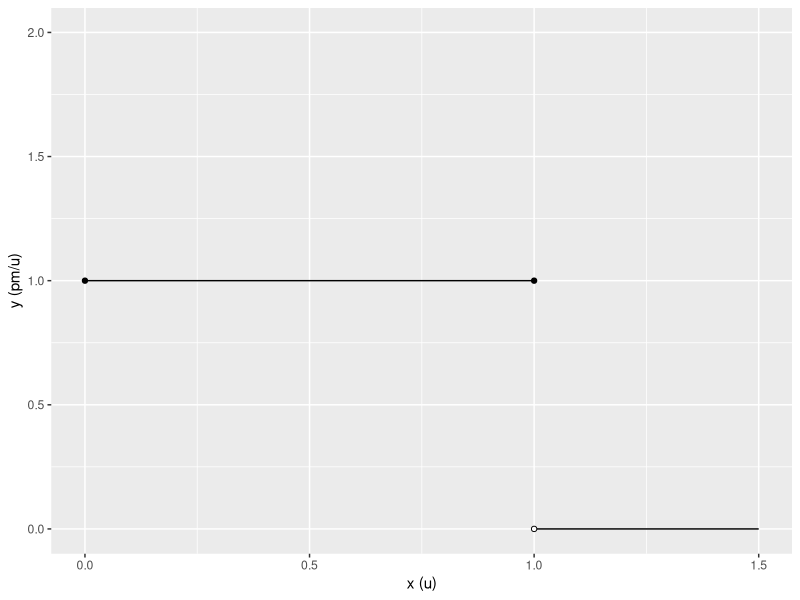
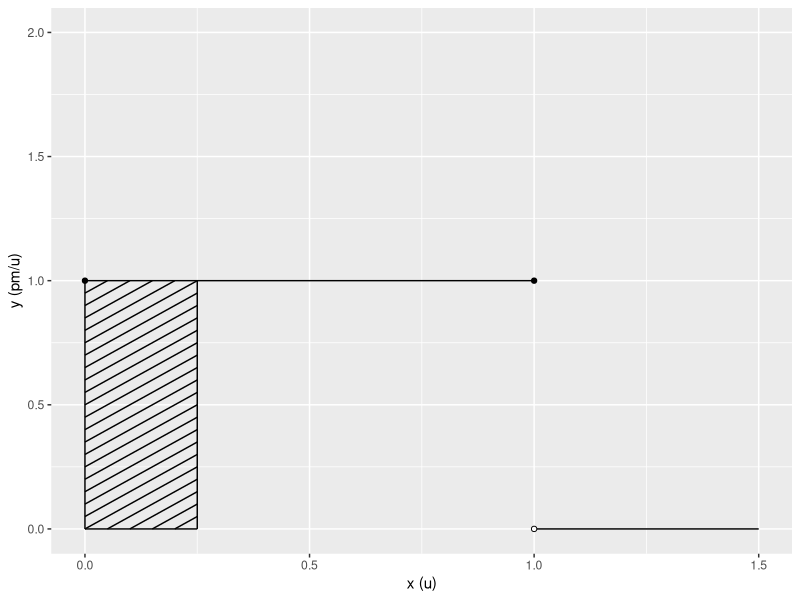
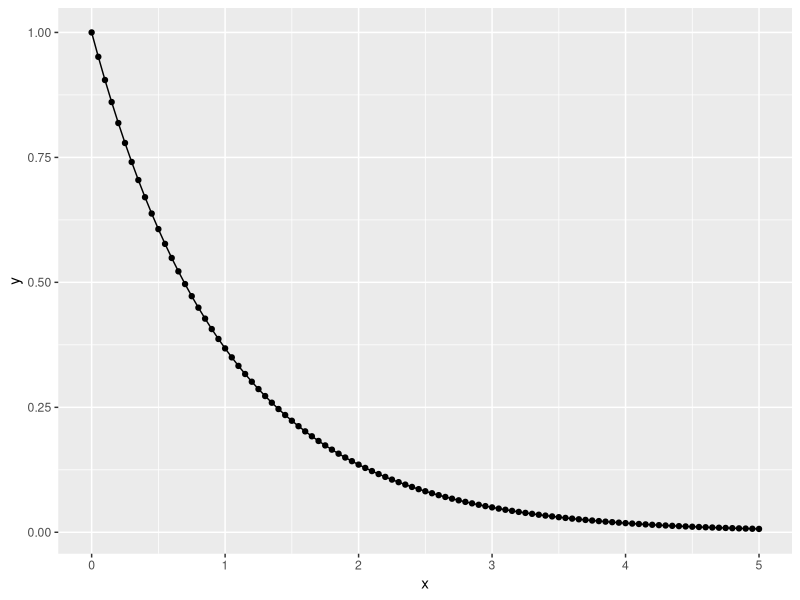
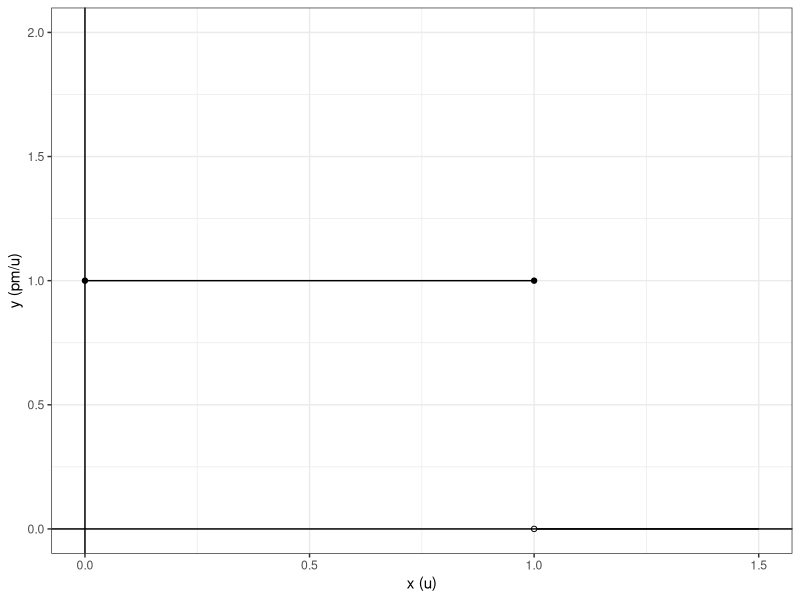
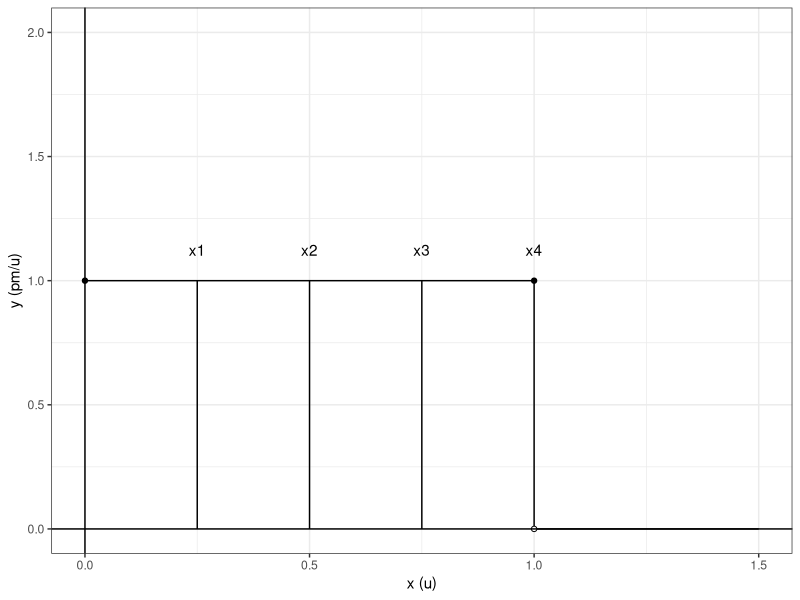
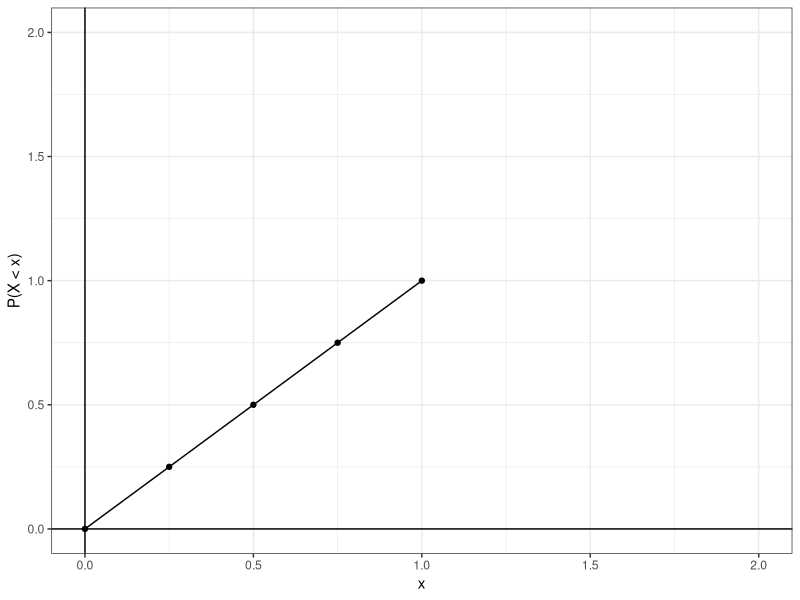
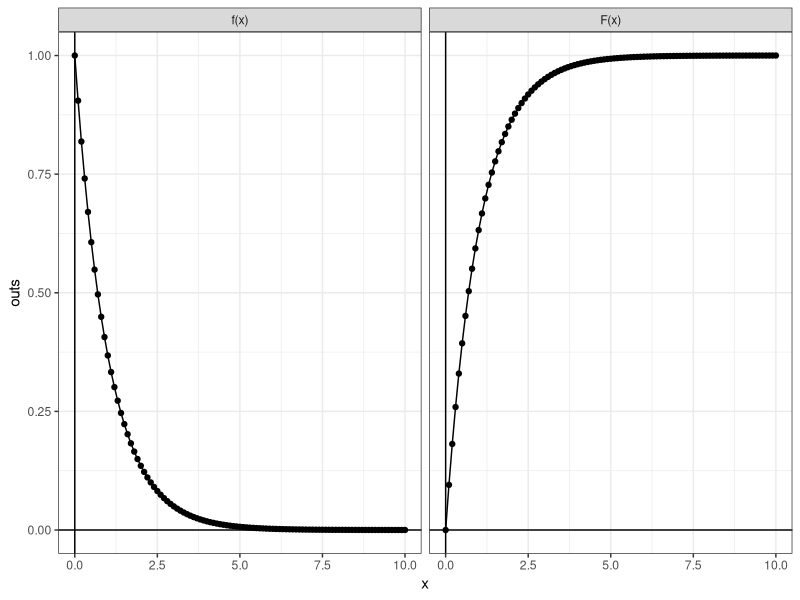

The R source for these figures, in order:
## ---- chunk 1
a <- data.frame(x = c(0,1), 
                y = c(1,0),
                x_end = c(1,1.5),
                y_end = c(1,0))

b <- data.frame(x = c(0,1), 
                y = c(1,1))

d <- data.frame(x = c(1), 
                y = c(0))
                

ggplot2::ggplot(a, ggplot2::aes(x = x, y = y)) +
  ggplot2::geom_segment(data = a, ggplot2::aes(x = x, y = y, xend = x_end, yend = y_end)) +
  ggplot2::scale_y_continuous(limits = c(0,2)) +
  ggplot2::scale_x_continuous(limits = c(0,1.5)) +
  ggplot2::labs(y = "y (pm/u)", x = "x (u)") +
  ggplot2::geom_point(data = b, ggplot2::aes(x=x,y=y)) +
  ggplot2::geom_point(data = d, ggplot2::aes(x=x,y=y), shape = 21, fill = 'white')


## ---- chunk 2

a <- seq(-.25,1, by = .05)
b <- data.frame(x = c(0,.25,0,0,1), 
                y = c(1,0,0,0,0),
                x_end = c(1,.25,.25,0,1.5),
                y_end = c(1,1,0,1,0))

df <- data.frame(x = ifelse(a < 0, abs(a), 0), 
                 y = ifelse(a < 0, 0, a), 
                 x_end = ifelse(a + .25 > 1, (1-a), .25),
                 y_end = ifelse(a + .25 > 1, 1, a + .25))

b <- data.frame(rbind(b,df))


c <- data.frame(x = c(0,1), 
                y = c(1,1))


d <- data.frame(x = c(1), 
                y = c(0))
                

ggplot2::ggplot(b, ggplot2::aes(x = x, y = y)) +
  ggplot2::geom_segment(data = b, ggplot2::aes(x = x, y = y, xend = x_end, yend = y_end)) +
  ggplot2::scale_y_continuous(limits = c(0,2)) +
  ggplot2::scale_x_continuous(limits = c(0,1.5)) +
  ggplot2::labs(y = "y (pm/u)", x = "x (u)") +
  ggplot2::geom_point(data = c, ggplot2::aes(x=x,y=y)) +
  ggplot2::geom_point(data = d, ggplot2::aes(x=x,y=y), shape = 21, fill = 'white')


## ---- chunk 3
x <- seq(0,5,.05)
y <- exp(-x)
z <- data.frame(x,y)

ggplot2::ggplot(data = z, ggplot2::aes(x=x,y=y))+
  ggplot2::geom_point() +
  ggplot2::geom_line()
## ---- chunk 4
a <- data.frame(x = c(0,1), 
                y = c(1,0),
                x_end = c(1,1.5),
                y_end = c(1,0))

b <- data.frame(x = c(0,1), 
                y = c(1,1))

d <- data.frame(x = c(1), 
                y = c(0))
                

ggplot2::ggplot(a, ggplot2::aes(x = x, y = y)) +
  ggplot2::geom_segment(data = a, ggplot2::aes(x = x, y = y, xend = x_end, yend = y_end)) +
  ggplot2::scale_y_continuous(limits = c(0,2)) +
  ggplot2::scale_x_continuous(limits = c(0,1.5)) +
  ggplot2::labs(y = "y (pm/u)", x = "x (u)") +
  ggplot2::geom_point(data = b, ggplot2::aes(x=x,y=y)) +
  ggplot2::geom_point(data = d, ggplot2::aes(x=x,y=y), shape = 21, fill = 'white') +
  ggplot2::geom_vline(xintercept = 0) +
  ggplot2::geom_hline(yintercept = 0) +
  ggplot2::theme_bw()

## ---- chunk 5
a <- data.frame(x = c(0,1), 
                y = c(1,0),
                x_end = c(1,1.5),
                y_end = c(1,0))

b <- data.frame(x = c(0,1), 
                y = c(1,1))

d <- data.frame(x = c(1), 
                y = c(0))

e <- data.frame (x = c(.25,.5,.75,1), 
                y = c(0,0,0,0),
                x_end = c(.25,.5,.75,1),
                y_end = c(1,1,1,1))

f <- data.frame(x = c(.25,.5,.75,1),
                y = c(1.125,1.125,1.125,1.125),
                text = c('x1', 'x2' ,'x3', 'x4'))
                

ggplot2::ggplot(a, ggplot2::aes(x = x, y = y)) +
  ggplot2::geom_segment(data = a, ggplot2::aes(x = x, y = y, xend = x_end, yend = y_end)) +
  ggplot2::geom_segment(data = e, ggplot2::aes(x = x, y = y, xend = x_end, yend = y_end)) +
  ggplot2::geom_text(data = f, ggplot2::aes(x = x, y = y, label = text)) +
  ggplot2::scale_y_continuous(limits = c(0,2)) +
  ggplot2::scale_x_continuous(limits = c(0,1.5)) +
  ggplot2::labs(y = "y (pm/u)", x = "x (u)") +
  ggplot2::geom_point(data = b, ggplot2::aes(x=x,y=y)) +
  ggplot2::geom_point(data = d, ggplot2::aes(x=x,y=y), shape = 21, fill = 'white') +
  ggplot2::geom_vline(xintercept = 0) +
  ggplot2::geom_hline(yintercept = 0) +
  ggplot2::theme_bw()

## ---- chunk 6
x <- c(.25,.5,.75,1)
y <- c(1,1,1,1)
q <- x * y

sample_space <- data.frame(x,y,q)
names(sample_space) <- c('Base - x', 'Height - f(x)','P(X < x) - Base x Height')

x <- flextable::flextable(sample_space)
x <- flextable::align(x, align = 'center', part = 'body')
x <- flextable::align(x, align = 'center', part = 'header')
x <- flextable::bg(x, bg = 'gray', part = 'header')
x
## ---- chunk 7
a <- data.frame(x = c(0,.25,.5,.75,1), 
                y = c(0,.25,.5,.75,1))

ggplot2::ggplot(a, ggplot2::aes(x = x, y = y)) +
  ggplot2::geom_point(shape = 21, color = 'black', fill = 'black') +
  ggplot2::geom_line() +
  ggplot2::xlim(c(0,2)) +
  ggplot2::ylim(c(0,2)) +
  ggplot2::theme_bw() +
  ggplot2::geom_vline(xintercept = 0) +
  ggplot2::geom_hline(yintercept = 0) +
  ggplot2::labs(y = "P(X < x)", x = "x")

## ---- chunk 8
x <- seq(0,10, by = .1)
y <- rep(c("f(x)","F(x)"), each = length(x))
pdf <- exp(-x)
cdf <- 1-exp(-x)
outs <- c(pdf,cdf)
plot_data <- data.frame(outs, y, x)

ggplot2::ggplot(plot_data, ggplot2::aes(x = x, y = outs)) +
  ggplot2::geom_point() +
  ggplot2::geom_line() +
  ggplot2::theme_bw() +
  ggplot2::geom_vline(xintercept = 0) +
  ggplot2::geom_hline(yintercept = 0) +
  ggplot2::facet_wrap(~ y)
